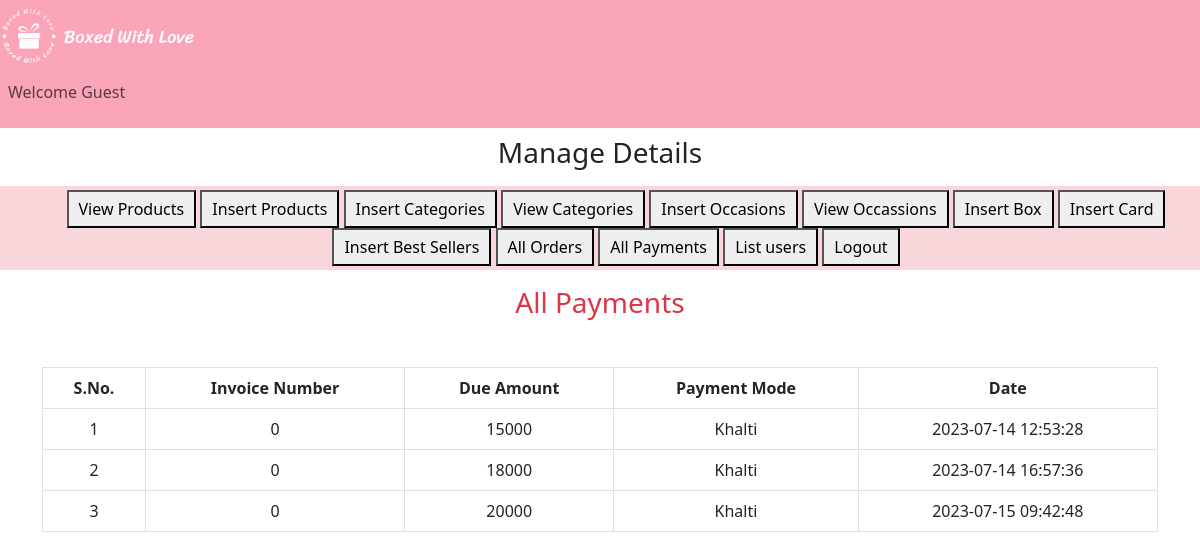
Screenshot of /admin_index.php?list_payments with the database file from the repository.
### tables this page shows
CREATE TABLE `user_payments` (
  `payment_id` int(11) NOT NULL,
  `order_id` int(11) NOT NULL,
  `invoice_number` int(11) NOT NULL,
  `amount` int(11) NOT NULL,
  `payment_mode` varchar(255) NOT NULL,
  `date` timestamp NOT NULL DEFAULT current_timestamp() ON UPDATE current_timestamp()
);

### list_payments.php (the view, shortened to what this page needs)
<h3 class="text-center text-danger">All Payments</h3>
<table class="table table-bordered mt-5">
    <thead class="text-center">
        <?php
            $get_payments="SELECT * FROM `user_payments`";
            $result=mysqli_query($con,$get_payments);
            $row_count=mysqli_num_rows($result);
    if($row_count==0){
        echo "<h2 class='bg-danger text-center'>No payments yet</h2>";
    }else{
        echo"
        <tr>
            <th>S.No.</th>
            <th>Invoice Number</th>
            <th>Due Amount</th>
            <th>Payment Mode</th>
            <th>Date</th>
        </tr>
    </thead>
    <tbody class='text-center'>";
        $number=0;
        while($row_data=mysqli_fetch_assoc($result)){
            $amount=$row_data['amount'];
            $invoice_number=$row_data['invoice_number'];
            $payment_mode=$row_data['payment_mode'];
            $date=$row_data['date'];
            $number++;
            echo"<tr>
                    <td>$number</td>
                    <td>$invoice_number</td>
                    <td>$amount</td>
                    <td>$payment_mode</td>
                    <td>$date</td>
                </tr>";
        }
    }
        ?>
    </tbody>
</table>

### admin_index.php (style rules this page uses)
body { overflow-x: hidden; }

### rows the page displays
user_payments: invoice_number "0", amount "15000", payment_mode "Khalti", date "2023-07-14 12:53:28"
user_payments: invoice_number "0", amount "18000", payment_mode "Khalti", date "2023-07-14 16:57:36"
user_payments: invoice_number "0", amount "20000", payment_mode "Khalti", date "2023-07-15 09:42:48"
